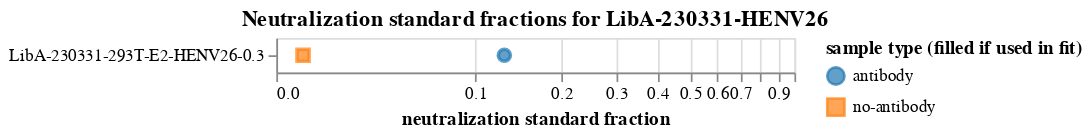

The notebook cell this image was saved under:
### Markdown cell above
Plot the neutralization standard fractions for each sample:

### Code cell
neut_standard_fracs_chart = (
    alt.Chart(
        neut_standard_fracs.rename(
            columns={"antibody_frac": "antibody", "no-antibody_frac": "no-antibody"}
        ).melt(
            id_vars=["sample", "use_in_fit", "concentration"],
            value_vars=["antibody", "no-antibody"],
            var_name="sample type",
            value_name="neutralization standard fraction",
        )
    )
    .encode(
        x=alt.X(
            "neutralization standard fraction",
            scale=alt.Scale(type="symlog", constant=0.04, domainMax=1),
        ),
        y=alt.Y("sample", sort=alt.SortField("concentration"), title=None),
        shape=alt.Shape("sample type", title="sample type (filled if used in fit)"),
        stroke=alt.Color(
            "sample type", scale=alt.Scale(range=["#1F77B4FF", "#FF7F0EFF"])
        ),
        color=alt.Color(
            "sample type", scale=alt.Scale(range=["#1F77B4FF", "#FF7F0EFF"])
        ),
        fillOpacity=alt.Opacity(
            "use_in_fit",
            scale=alt.Scale(domain=[True, False], range=[1, 0]),
        ),
        tooltip=[
            "sample",
            alt.Tooltip("concentration", format=".3g"),
            alt.Tooltip("neutralization standard fraction", format=".3g"),
        ],
    )
    .mark_point(filled=True, size=50)
    .configure_axis(labelLimit=500)
    .properties(title=f"Neutralization standard fractions for {selection}")
)

neut_standard_fracs_chart

### Figure 1 — Vega-Lite specification as saved in the notebook (floating-point values rounded to 4 significant figures)
{"config": {"view": {"continuousWidth": 300, "continuousHeight": 300}, "axis": {"labelLimit": 500}}, "data": {"name": "data-a36d0c722cca8db76753e1a5e8e26693"}, "mark": {"type": "point", "filled": true, "size": 50}, "encoding": {"color": {"field": "sample type", "scale": {"range": ["#1F77B4FF", "#FF7F0EFF"]}, "type": "nominal"}, "fillOpacity": {"field": "use_in_fit", "scale": {"domain": [true, false], "range": [1, 0]}, "type": "nominal"}, "shape": {"field": "sample type", "title": "sample type (filled if used in fit)", "type": "nominal"}, "stroke": {"field": "sample type", "scale": {"range": ["#1F77B4FF", "#FF7F0EFF"]}, "type": "nominal"}, "tooltip": [{"field": "sample", "type": "nominal"}, {"field": "concentration", "format": ".3g", "type": "quantitative"}, {"field": "neutralization standard fraction", "format": ".3g", "type": "quantitative"}], "x": {"field": "neutralization standard fraction", "scale": {"constant": 0.04, "domainMax": 1, "type": "symlog"}, "type": "quantitative"}, "y": {"field": "sample", "sort": {"field": "concentration"}, "title": null, "type": "nominal"}}, "title": "Neutralization standard fractions for LibA-230331-HENV26", "$schema": "https://vega.github.io/schema/vega-lite/v5.8.0.json", "datasets": {"data-a36d0c722cca8db76753e1a5e8e26693": [{"sample": "LibA-230331-293T-E2-HENV26-0.3", "use_in_fit": true, "concentration": 0.3, "sample type": "antibody", "neutralization standard fraction": 0.1278}, {"sample": "LibA-230331-293T-E2-HENV26-0.3", "use_in_fit": true, "concentration": 0.3, "sample type": "no-antibody", "neutralization standard fraction": 0.007321}]}}
